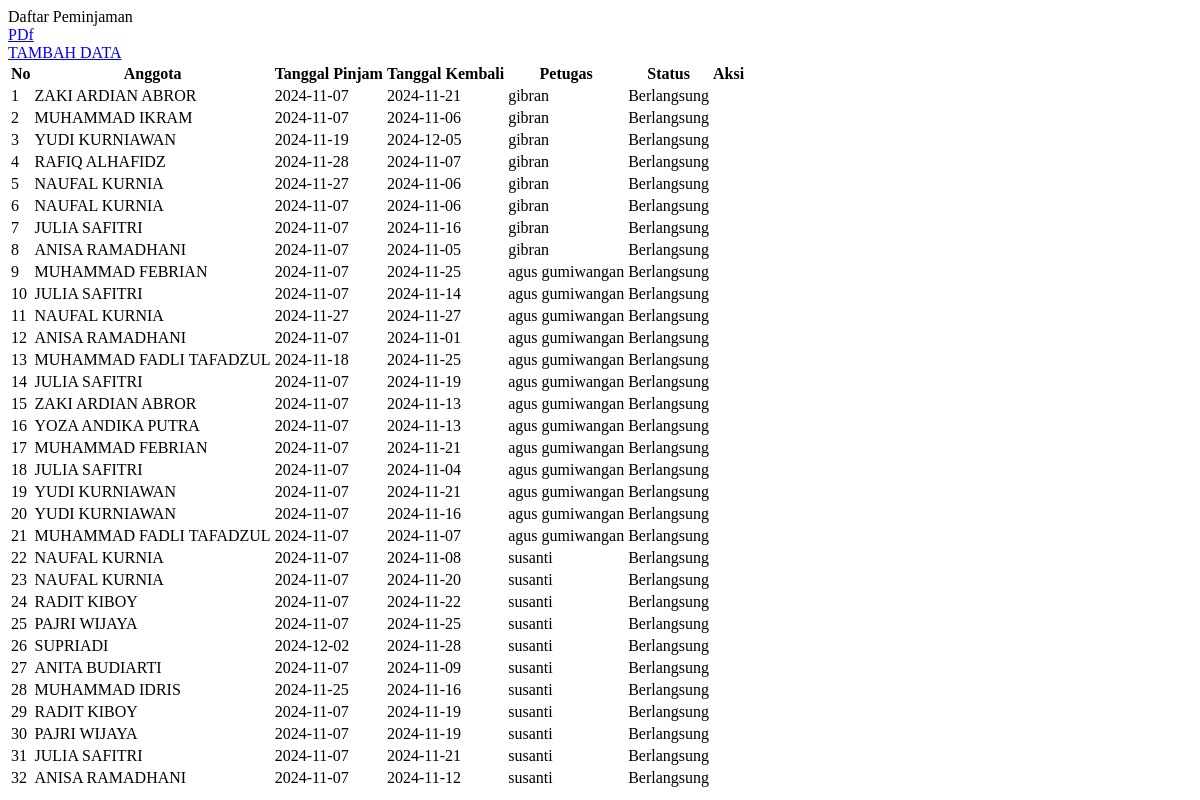
Page /page/peminjaman/index.php on the earlier database version.
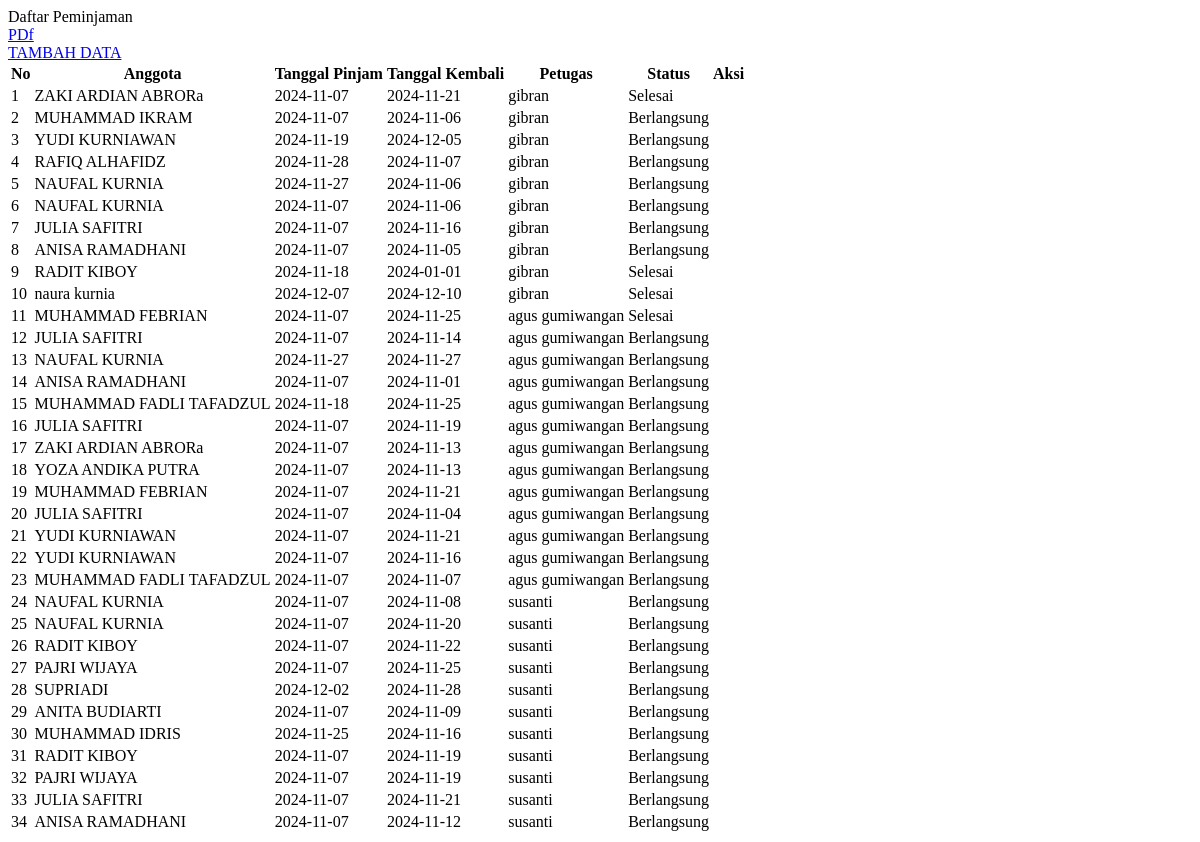
Same page on the later database version.
### tables this page shows
CREATE TABLE `peminjaman` (
  `id_peminjaman` varchar(100) NOT NULL,
  `id_anggota` varchar(100) NOT NULL,
  `tanggal_pinjam` date NOT NULL,
  `tanggal_kembali` date NOT NULL,
  `id_petugas` varchar(100) NOT NULL,
  `status` enum('berlangsung','selesai','terlambat') DEFAULT 'berlangsung'
);

CREATE TABLE `anggota` (
  `id_anggota` int(100) NOT NULL,
  `nama_anggota` varchar(100) NOT NULL,
  `alamat` varchar(100) NOT NULL,
  `no_telpon` int(100) NOT NULL
);

CREATE TABLE `petugas` (
  `id_petugas` int(100) NOT NULL,
  `nama_petugas` varchar(100) NOT NULL,
  `jenis_kelamin` varchar(100) NOT NULL,
  `alamat` varchar(100) NOT NULL,
  `jabatan` varchar(100) NOT NULL,
  `shift` varchar(100) NOT NULL
);

### database/class/peminjaman.php (called while the page is built, shortened)
<?php
class Peminjaman
{
    private $db;
    private static $instance = null;
    public function __construct($db_conn)
    {
        $this->db = $db_conn;
    }
    public static function getInstance($pdo)
    {
        if (self::$instance == null) {
            self::$instance = new Peminjaman($pdo);
        }
        return self::$instance;
    }
    public function getAll()
    {
        try {
            $stmt = $this->db->prepare("SELECT peminjaman.*, anggota.nama_anggota, petugas.nama_petugas
            FROM peminjaman
                JOIN anggota ON peminjaman.id_anggota = anggota.id_anggota
                JOIN petugas ON peminjaman.id_petugas = petugas.id_petugas");
            $stmt->execute();
            $data = $stmt->fetchAll(PDO::FETCH_ASSOC);
            return $data;
        } catch (PDOException $error) {
            echo $error->getMessage();
            return false;
        }
    }
}
?>

### page/peminjaman/index.php (the view, shortened to what this page needs)
<!DOCTYPE html>
<html lang="en">
<head>
</head>
<body>
  <div class="container mt-5">
    <div class="card">
      <div class="card-header ">
        Daftar Peminjaman
        <div class="ml-auto mt-3">
        <a href="index.php?page=peminjaman&mpdf=pdf" class="btn btn-info mb-3">PDf</a>
        </div>
      </div>
      <div class="card-body ">
        <a href="index.php?page=peminjaman&act=create" class="btn btn-info mb-3">TAMBAH DATA</a>
        <table class="table table-striped table-bordered table-hover text-center" id="dataTables-example">
          <thead class="thead-light">
            <tr class="text-center">
              <th scope="col" class="font-weight-bold">No</th>
              <th scope="col" class="font-weight-bold">Anggota</th>
              <th scope="col" class="font-weight-bold">Tanggal Pinjam</th>
              <th scope="col" class="font-weight-bold">Tanggal Kembali</th>
              <th scope="col" class="font-weight-bold">Petugas</th>
              <th scope="col" class="font-weight-bold">Status</th>
              <th scope="col" class="font-weight-bold">Aksi</th>
            </tr>
          </thead>
          <tbody>
            <?php
            require_once 'database/koneksi.php';
            require_once 'database/class/peminjaman.php';
            $pdo = dataBase::connect();
            $peminjaman = Peminjaman::getInstance($pdo);
            $dataPeminjaman = $peminjaman->getAll();
            $no = 1;
            foreach ($dataPeminjaman as $row) {
              ?>
              <tr>
                <td class="text-center">
                  <?php echo $no++ ?>
                </td>
                <td>
                  <?php echo htmlspecialchars($row['nama_anggota']); ?>
                </td>
                <td>
                  <?php echo htmlspecialchars($row['tanggal_pinjam']); ?>
                </td>
                <td>
                  <?php echo htmlspecialchars($row['tanggal_kembali']); ?>
                </td>
                <td>
                  <?php echo htmlspecialchars($row['nama_petugas']); ?>
                </td>
                <td>
                  <?php
                  $status = htmlspecialchars($row['status']);
                  if ($status == 'selesai') {
                    echo '<span class="badge badge-success">Selesai</span>';
                  } else if ($status == 'berlangsung') {
                    echo '<span class="badge badge-warning">Berlangsung</span>';
                  }
                  ?>
                </td>
                <td class="text-center">
                </td>
              </tr>
              <?php
            }
            ?>
          </tbody>
        </table>
      </div>
    </div>
  </div>
</body>
</html>

Differences in the rows shown:
changed peminjaman (number 1 of 34 on the later page): id_anggota.nama_anggota "ZAKI ARDIAN ABROR" → "ZAKI ARDIAN ABRORa"; status "Berlangsung" → "Selesai"
added peminjaman: id_anggota.nama_anggota "RADIT KIBOY", tanggal_pinjam "2024-11-18", tanggal_kembali "2024-01-01", id_petugas.nama_petugas "gibran", status "Selesai"
added peminjaman: id_anggota.nama_anggota "naura kurnia", tanggal_pinjam "2024-12-07", tanggal_kembali "2024-12-10", id_petugas.nama_petugas "gibran", status "Selesai"
changed peminjaman (number 11 of 34 on the later page): status "Berlangsung" → "Selesai"
changed through a linked row, peminjaman (number 17 of 34 on the later page): id_anggota.nama_anggota "ZAKI ARDIAN ABROR" → "ZAKI ARDIAN ABRORa"
